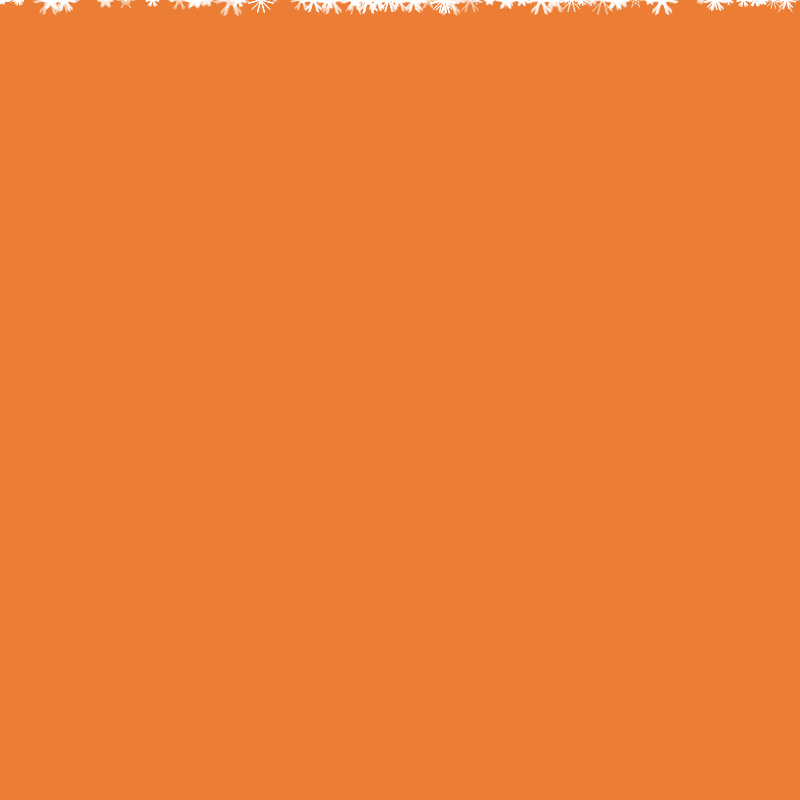
Frame 1 (no input)
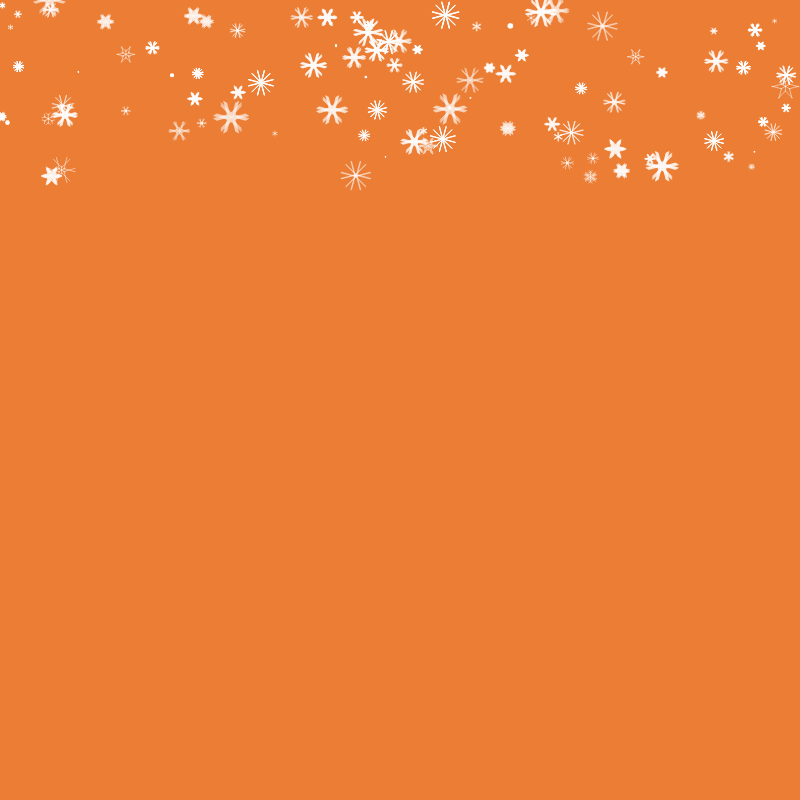
Frame 60 (no input)
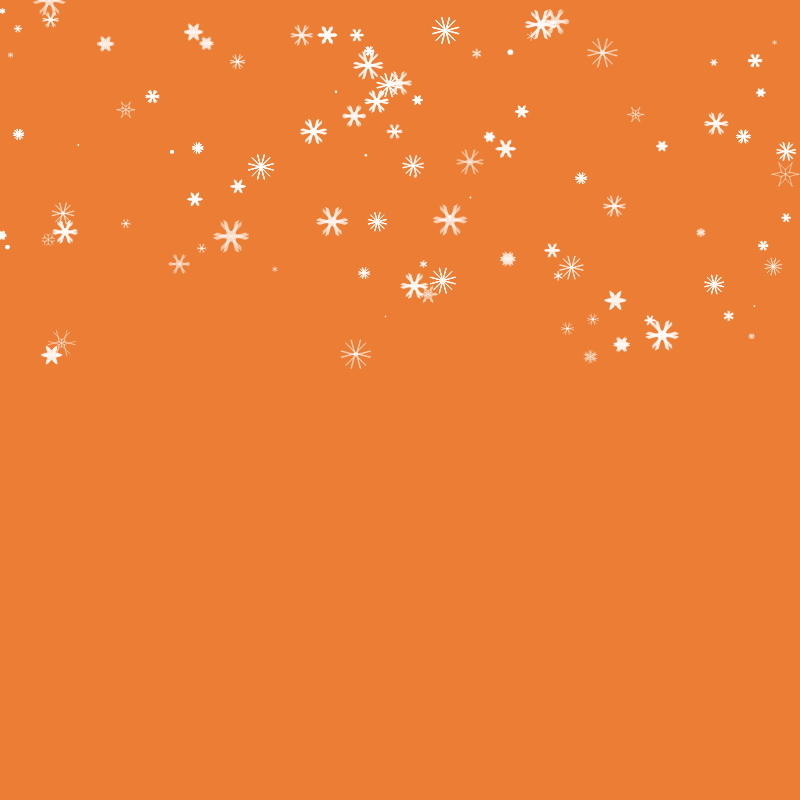
Frame 120 (the mouse pressed at the canvas centre since frame 60)

The p5.js sketch that drew these frames (run headless with seeded random() and noise() and a simulated clock; from frame 60 on, the mouse is pressed at the canvas centre):

// p5.js sketch
// ── sketch.js
let snowflakes = [];
let numberOfSnowflakes = 100;

function setup() {
  createCanvas(800, 800);
  for (var i = 0; i < numberOfSnowflakes; i++) {
    snowflakes.push(new Snowflake());
  }
  snowflake = new Snowflake();
}

function draw() {
  background(235, 125, 52);
  for (var i = 0; i < snowflakes.length; i++) {
    snowflakes[i].display();
    snowflakes[i].move();
  }

}


class Snowflake{
  constructor(){
    this.x = random(width);
    this.y = 0;
    this.size = random(5);
    this.hue = 128;
    this.speed = (random(100)/100)*3;
    this.numberOfSubBranches = random(10);
    this.subBranchLength = random(10);

  }
  move(){
    this.y = this.y + this.speed;
    if(this.y > height){
      this.y = 0;
      this.numberOfSubBranches = random(10);
      this.subBranchLength = random(10);
      this.x = random(width);
      this.speed = (random(100)/100)*3;
    } 
  }

  display(){
    let branchDiff = this.size / this.numberOfSubBranches;

    // let x2 = x1;
    // let y2 = y1+size;
    push();
    translate(this.x, this.y);
    stroke(255,255,255,this.hue);
    for (let i = 0; i < 6; i++) {
      let rotation = 60;
      push();
      rotate(radians(rotation*i));
      line(0,0,0,this.size);
      //let subBranchVector = createVector(40, 50);
      for (let i = 1; i < this.numberOfSubBranches; i++) {
        line(0, branchDiff*i, this.subBranchLength, branchDiff*i+this.subBranchLength);
        line(0, branchDiff*i, -this.subBranchLength, branchDiff*i+this.subBranchLength);
      }
      pop();
    }
    pop();

    }

}



// function snowflake(size, hue, numberOfSubBranches, subBranchLength ){
//   //always has 6 branches
//   let x1 = random(width)/2;
//   let y1 = random(height)/2;
//   let branchDiff = size / numberOfSubBranches;

//   // let x2 = x1;
//   // let y2 = y1+size;
//   push();
//   translate(x1, y1);
//   stroke(0,0,255,hue);
//   for (let i = 0; i < 6; i++) {
//     let rotation = 60;
//     push();
//     rotate(radians(rotation*i));
//     line(0,0,0,size);
//     //let subBranchVector = createVector(40, 50);
//     for (let i = 1; i < numberOfSubBranches; i++) {
//       line(0, branchDiff*i, subBranchLength, branchDiff*i+subBranchLength);
//       line(0, branchDiff*i, -subBranchLength, branchDiff*i+subBranchLength);
//     }
//     pop();
//   }
//   pop();

// }
